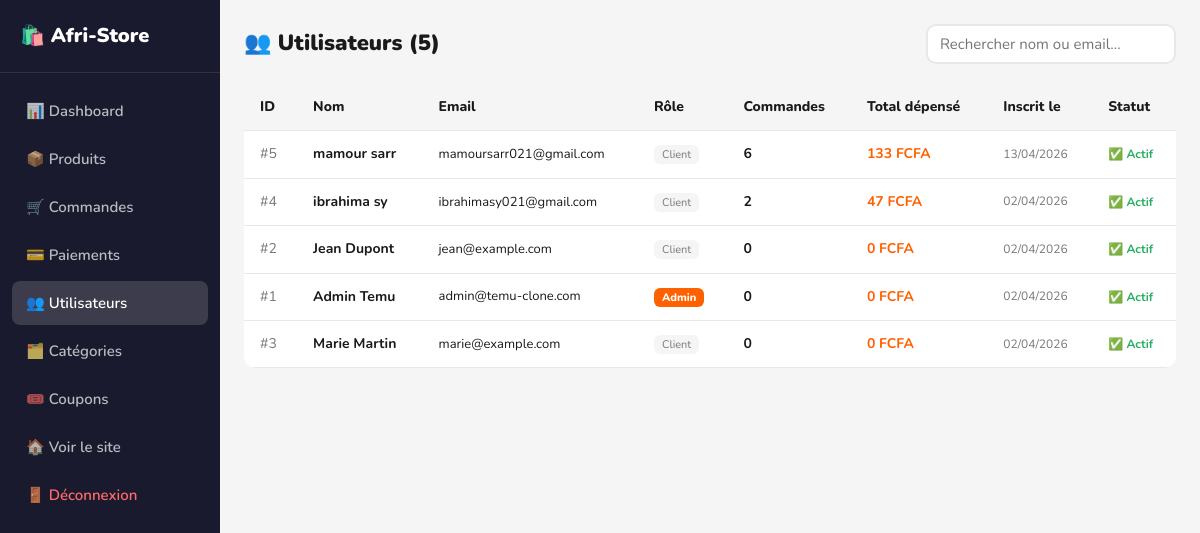
The page /admin/users.php (signed in) on the database its author committed.
### tables this page shows
CREATE TABLE `users` (
  `id` int(11) NOT NULL AUTO_INCREMENT,
  `name` varchar(100) NOT NULL,
  `email` varchar(150) NOT NULL,
  `password` varchar(255) NOT NULL,
  `avatar` varchar(255) DEFAULT NULL,
  `phone` varchar(30) DEFAULT NULL,
  `role` enum('client','admin') DEFAULT 'client',
  `is_active` tinyint(1) DEFAULT 1,
  `created_at` datetime DEFAULT current_timestamp(),
  `updated_at` datetime DEFAULT current_timestamp() ON UPDATE current_timestamp(),
  PRIMARY KEY (`id`),
  UNIQUE KEY `email` (`email`)
);

### includes/functions.php (called while the page is built, shortened)
<?php
function h(string $str): string {
    return htmlspecialchars($str, ENT_QUOTES, 'UTF-8');
}
function sanitize(string $str): string {
    return trim(strip_tags($str));
}
function formatPrice(float $price): string {
    return number_format((int)$price, 0, ',', ' ') . ' ' . CURRENCY;
}

### admin/users.php (the view, shortened to what this page needs)
<?php
require_once __DIR__ . '/../includes/functions.php';
$db = getDB();
$page   = max(1,(int)($_GET['page'] ?? 1));
$limit  = 20;
$offset = ($page-1)*$limit;
$search = sanitize($_GET['search'] ?? '');
$where  = ['1=1']; $params = [];
$total = $db->prepare("SELECT COUNT(*) FROM users u WHERE ".implode(' AND ',$where));
$total->execute($params); $total = $total->fetchColumn();
$users = $db->prepare("
    SELECT u.*,
           COUNT(DISTINCT o.id) AS order_count,
           COALESCE(SUM(o.total),0) AS total_spent
    FROM users u
    LEFT JOIN orders o ON o.user_id = u.id AND o.order_status != 'cancelled'
    WHERE ".implode(' AND ',$where)."
    GROUP BY u.id
    ORDER BY u.created_at DESC LIMIT $limit OFFSET $offset
");
$users->execute($params);
$users = $users->fetchAll();
?>
<!DOCTYPE html>
<html lang="fr">
<head>
    <link rel="stylesheet" href="<?= SITE_URL ?>/assets/css/style.css">
</head>
<body>
<div class="admin-layout">
    <aside class="admin-sidebar">
        <div class="admin-logo">🛍️ <?= SITE_NAME ?></div>
        <nav class="admin-menu">
            <a href="<?= SITE_URL ?>/admin/index.php">📊 Dashboard</a>
            <a href="<?= SITE_URL ?>/admin/products.php">📦 Produits</a>
            <a href="<?= SITE_URL ?>/admin/orders.php">🛒 Commandes</a>
            <a href="<?= SITE_URL ?>/admin/payments.php">💳 Paiements</a>
            <a href="<?= SITE_URL ?>/admin/users.php" style="color:white;background:rgba(255,255,255,.15)">👥 Utilisateurs</a>
            <a href="<?= SITE_URL ?>/admin/categories.php">🗂️ Catégories</a>
            <a href="<?= SITE_URL ?>/admin/coupons.php">🎟️ Coupons</a>
            <a href="<?= SITE_URL ?>">🏠 Voir le site</a>
            <a href="<?= SITE_URL ?>/api/auth.php?action=logout" style="color:#FF6B6B">🚪 Déconnexion</a>
        </nav>
    </aside>
    <main class="admin-main">
        <div style="display:flex;justify-content:space-between;align-items:center;margin-bottom:20px;gap:12px;flex-wrap:wrap">
            <h1 style="font-size:22px;font-weight:900">👥 Utilisateurs (<?= $total ?>)</h1>
            <form method="GET">
                <input type="text" name="search" value="<?= h($search) ?>" placeholder="Rechercher nom ou email..." class="form-control" style="width:250px;padding:8px 12px">
            </form>
        </div>
        <div class="bg-white rounded" style="overflow:auto">
            <table class="data-table">
                <thead>
                    <tr><th>ID</th><th>Nom</th><th>Email</th><th>Rôle</th><th>Commandes</th><th>Total dépensé</th><th>Inscrit le</th><th>Statut</th></tr>
                </thead>
                <tbody>
                    <?php foreach ($users as $u): ?>
                    <tr>
                        <td style="color:var(--text-muted)">#<?= $u['id'] ?></td>
                        <td style="font-weight:700"><?= h($u['name']) ?></td>
                        <td style="font-size:13px"><?= h($u['email']) ?></td>
                        <td>
                            <?php if ($u['role'] === 'admin'): ?>
                                <span style="background:var(--primary);color:white;padding:2px 8px;border-radius:6px;font-size:11px;font-weight:800">Admin</span>
                            <?php else: ?>
                                <span style="background:var(--bg);color:var(--text-muted);padding:2px 8px;border-radius:6px;font-size:11px">Client</span>
                            <?php endif; ?>
                        </td>
                        <td style="font-weight:700"><?= $u['order_count'] ?></td>
                        <td style="color:var(--primary);font-weight:700"><?= formatPrice($u['total_spent']) ?></td>
                        <td style="font-size:12px;color:var(--text-muted)"><?= date('d/m/Y', strtotime($u['created_at'])) ?></td>
                        <td>
                            <span style="color:<?= $u['is_active'] ? 'var(--success)' : 'var(--danger)' ?>;font-weight:700;font-size:12px">
                                <?= $u['is_active'] ? '✅ Actif' : '❌ Bloqué' ?>
                            </span>
                        </td>
                    </tr>
                    <?php endforeach; ?>
                </tbody>
            </table>
        </div>
    </main>
</div>
</body>
</html>

### assets/css/style.css (style rules this page uses)
:root { --primary: #FF6000; --primary-dark: #E04F00; --primary-light:#FFF3ED; --secondary: #FF9900; --accent: #FF2D55; --success: #27AE60; --warning: #F39C12; --danger: #E74C3C; --text: #1A1A1A; --text-muted: #777; --border: #E8E8E8; --bg: #F5F5F5; --white: #FFFFFF; --shadow: 0 2px 12px rgba(0,0,0,.09); --radius: 12px; --radius-sm: 8px; --font: 'Nunito', sans-serif; }
*, *::before, *::after { box-sizing: border-box; margin: 0; padding: 0; }
html { scroll-behavior: smooth; }
body { font-family: var(--font); color: var(--text); background: var(--bg); font-size: 15px; line-height: 1.6; }
a { color: inherit; text-decoration: none; }
.form-control { width: 100%; padding: 12px 16px; border: 2px solid var(--border); border-radius: 10px; font-family: inherit; font-size: 15px; transition: border .2s; }
.admin-layout { display: grid; grid-template-columns: 220px 1fr; min-height: 100vh; }
.admin-sidebar { background: #1A1A2E; color: white; padding: 20px 0; }
.admin-logo { padding: 0 20px 20px; font-size: 20px; font-weight: 900; border-bottom: 1px solid rgba(255,255,255,.1); }
.admin-menu { padding: 16px 12px; display: flex; flex-direction: column; gap: 4px; }
.admin-menu a { padding: 10px 14px; border-radius: 8px; color: rgba(255,255,255,.7); font-weight: 600; transition: all .2s; }
.admin-main { padding: 24px; background: var(--bg); }
.data-table { width: 100%; border-collapse: collapse; }
.data-table th, .data-table td { padding: 12px 16px; text-align: left; border-bottom: 1px solid var(--border); font-size: 14px; }
.data-table th { background: var(--bg); font-weight: 800; }
.bg-white { background: white; }
.rounded { border-radius: var(--radius); }

### rows shown on the page
users: id "5", name "mamour sarr", email "mamoursarr021@gmail.com", role "Client", order_count "6", total_spent "133 FCFA", created_at "13/04/2026", is_active "✅ Actif"
users: id "4", name "ibrahima sy", email "ibrahimasy021@gmail.com", role "Client", order_count "2", total_spent "47 FCFA", created_at "02/04/2026", is_active "✅ Actif"
users: id "2", name "Jean Dupont", email "jean@example.com", role "Client", order_count "0", total_spent "0 FCFA", created_at "02/04/2026", is_active "✅ Actif"
users: id "1", name "Admin Temu", email "admin@temu-clone.com", role "Admin", order_count "0", total_spent "0 FCFA", created_at "02/04/2026", is_active "✅ Actif"
users: id "3", name "Marie Martin", email "marie@example.com", role "Client", order_count "0", total_spent "0 FCFA", created_at "02/04/2026", is_active "✅ Actif"

### other values the page prints
SITE_NAME "Afri-Store"
$total "5"
